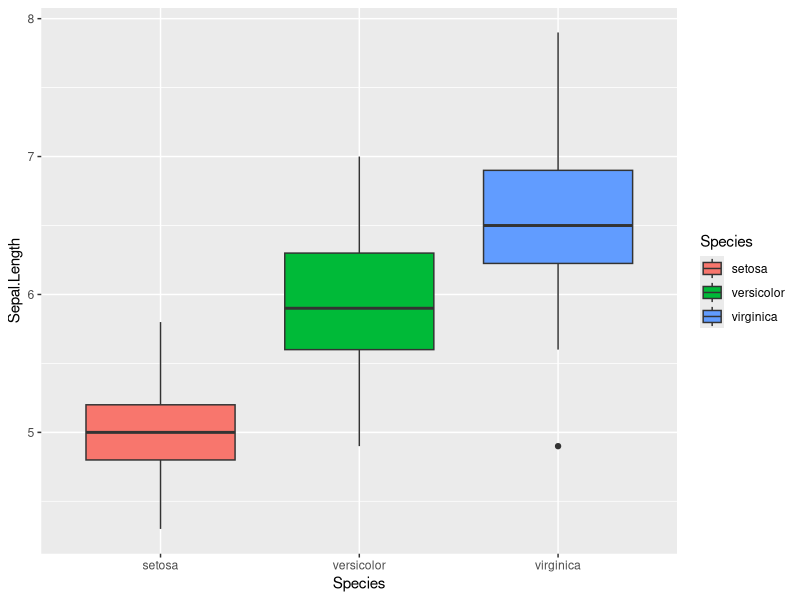
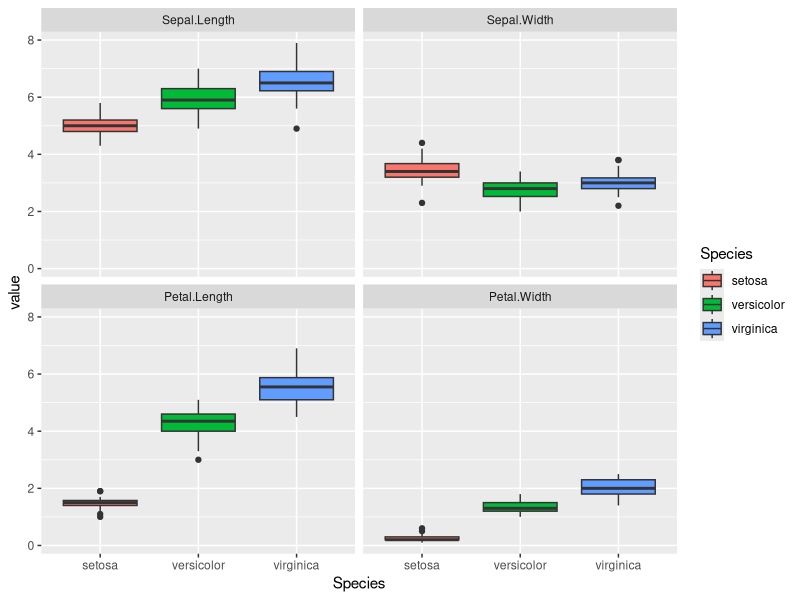

Write the R code that produced these figures, in order.
## ---- chunk 1
data(iris)
class(iris)
## ---- chunk 2
head(iris)
## ---- chunk 3
dim(iris)
## ---- chunk 4
str(iris)
## ---- chunk 5
summary(iris)
## ---- chunk 6
library(ggplot2)
ggplot(iris, mapping = aes(y = Sepal.Length, x = Species, fill = Species)) + geom_boxplot()
## ---- chunk 7
library(reshape2)

iris_melt <-  melt(iris, id = 'Species') #reshaping the dataframe
head(iris_melt)
## ---- chunk 8
ggplot(iris_melt, aes(x = Species, y = value, fill = Species)) +
  geom_boxplot() + 
  facet_wrap(~variable)
## ---- chunk 9
iris_subset_melt <- subset(iris_melt, subset = Species == 'virginica' | Species == 'setosa' ) #removing versicolor so we have the two groups we are comparing
head(iris_subset_melt)
## ---- chunk 10
setosa_sepal_length = subset(iris_subset_melt, 
                             subset = 
                               variable == 'Sepal.Length' & 
                               Species == 'setosa')$value  #selecting only values for setosa

virginica_sepal_length = subset(iris_subset_melt, 
                                subset = 
                                  variable == 'Sepal.Length' & 
                                  Species == 'virginica')$value #selecting only values for virginica
## ---- chunk 11
t.test(setosa_sepal_length, virginica_sepal_length)
## ---- chunk 12
iris_anova <- aov(Sepal.Width ~ Species, data = iris)
summary(iris_anova)
## ---- chunk 13
pairwise.t.test(x = iris$Sepal.Length, g = iris$Species, p.adj = 'none')
## ---- chunk 14
pairwise.t.test(x = iris$Sepal.Length, g = iris$Species, p.adj = 'bonf')
